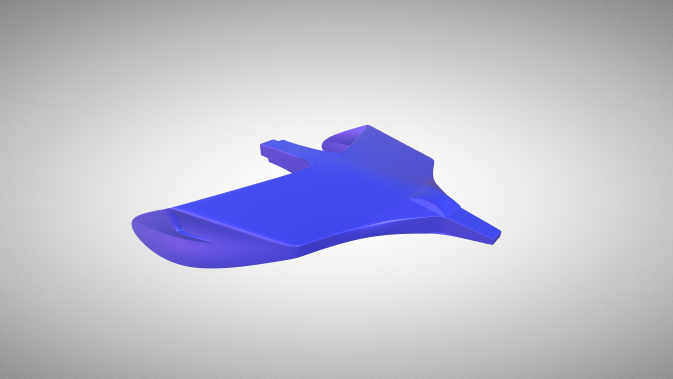
#> input picture spaceship.png, 1346 x 757 px (shown at 1/2 size)
$ jupyter execute --allow-errors image2ascii.ipynb
#> lines starting #> are read from the running program, lines starting #| are printed output that depends on the picture
# image2ascii: Convert Images to ASCII Art

By Akshaj Verma

## Libraries we will use today

[cell 1]
import cv2
import numpy as np
import matplotlib.pyplot as plt

### `numpy`

[cell 2]
a = np.array([1, 2, 3])
print(a.shape)
print(a)

[cell 3]
b = np.array([[1, 2, 3], [4, 5, 6]])
print(b.shape)
print(b)

[cell 4]
c = np.array([[1, 2, 3]])
print(c.shape)
print(c)

[cell 5]
d = np.array([[1], [2], [3]])
print(d.shape)
print(d)

[cell 6]
e = np.array([[1, 2, 3], [4, 5, 6], [7, 8, 9]])
print(e.shape)
print(e)

[cell 7]
e[0], e[1], e[2]

#> (a cell that did not finish here is left out)

[cell 9]
e[0][0], e[0][1], e[0][2]

[cell 10]
e[0:2]

[cell 11]
e[0:2, 0:2]

[cell 12]
e[:2, :2]

[cell 13]
e.reshape(1, 9)

[cell 14]
e.reshape(1, -1)

[cell 15]
f = np.array([[1, 2, 3]])
f.shape

[cell 16]
f.squeeze().shape

### `matplotlib`

[cell 17]
x = np.random.randn(10)
print(x)

y = np.random.randn(10)
print(y)

plt.scatter(x, y)
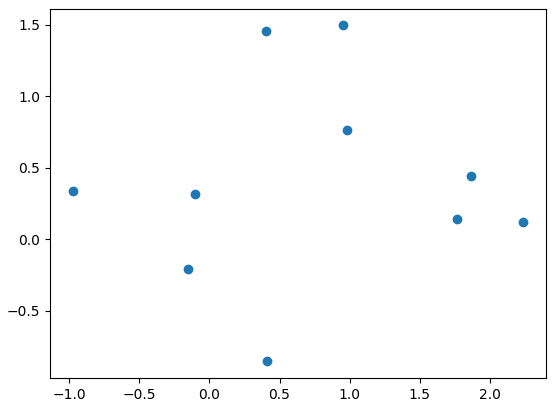
#> figure drawn by matplotlib, 1 panel

### `opencv`

[cell 18]
image_arr = cv2.imread("./spaceship.png")
#> image_arr is the input picture: shape (757, 1346, 3); mean B, G, R 206.8, 190.8, 190.9

[cell 19]
image_arr.shape
#> Out = (757, 1346, 3)

[cell 20]
cv2.imshow("image_arr", image_arr)

[cell 21]
plt.imshow(image_arr)

#> (a cell that did not finish here is left out)

[cell 23]
plt.imshow(image_arr)

## The Algorithm

### Convert Colour Image to Grayscale

[cell 24]
grayscale_image = cv2.cvtColor(image_arr, cv2.COLOR_RGB2GRAY)
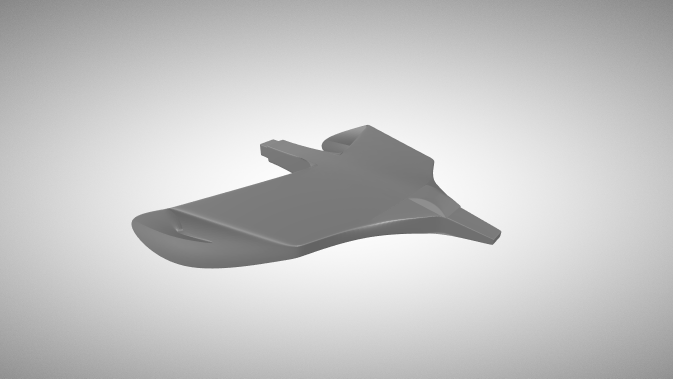
#> grayscale_image: shape (757, 1346) (shown at 1/2 size); min 87, max 252, mean 195.6
grayscale_image.shape
#> Out = (757, 1346)

[cell 25]
plt.imshow(grayscale_image)

[cell 26]
plt.imshow(grayscale_image, cmap="gray")

> [How do RGB to Grayscale conversion work in OpenCV?](https://docs.opencv.org/4.5.2/de/d25/imgproc_color_conversions.html)

## Resize Image

[cell 27]
def resize_image(image_arr, new_width):
    current_height, current_width = image_arr.shape[0], image_arr.shape[1]
    new_height = int(new_width * (current_height/current_width))

    resized_img_arr = cv2.resize(image_arr, (new_width, new_height), interpolation=cv2.INTER_LINEAR)

    return resized_img_arr

[cell 28]
image_arr.shape, image_arr.shape[0], image_arr.shape[1]
#> Out = ((757, 1346, 3), 757, 1346)

[cell 29]
image_arr.shape[0]/image_arr.shape[1]
#> Out = 0.562

```
=> current_width/current_height = new_width/new_height
=> new_height = new_width * (current_height/current_width)
```

[cell 30]
resized_image_arr = resize_image(image_arr=grayscale_image, new_width=70)
#> in resize_image, `resized_img_arr = cv2.resize(image_arr, (new_width, new_height), inter..`:
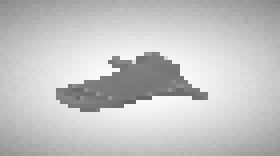
#> resized_img_arr: shape (39, 70) (shown 4 times larger); min 99, max 251, mean 195.6

[cell 31]
resized_image_arr.shape
#> Out = (39, 70)

[cell 32]
plt.imshow(resized_image_arr, cmap="gray")

## Convert to ASCII

[cell 33]
ASCII = ["@", "&", "#", "$", "*", "+", "|", "^", "-", ";", ":", "\"", ",", "."]
# ASCII = ["@", "#", "*", "+", "^", "-", "\"", ",", "."]
len(ASCII), ASCII

[cell 34]
resized_image_list = resized_image_arr.reshape(1, -1).squeeze().tolist()
#> resized_image_list = 2730 values, max 251 at index 1219, min 99 at index 1782, mean 195.6
# resized_image_list = resized_image_arr.reshape(1, -1).tolist()[0]

[cell 35]
def pixel2ascii(px):
    ascii_char = ASCII[int(px/256 * len(ASCII))]
    return ascii_char

[cell 36]
pixel2ascii(0), pixel2ascii(255), pixel2ascii(100)

[cell 37]
ascii_image_list = []

for px in resized_image_list:
    ascii_char = pixel2ascii(px)
    ascii_image_list.append(ascii_char)
#> this loop made 2730 passes
#> (px, ascii_char) on passes 1 to 3: (138, '^'), (137, '^'), (145, '^')
#> after the loop, ascii_image_list = 2730 items, first 6: '^', '^', '^', '^', '-', '-'

## Print Image

[cell 38]
resized_height = resized_image_arr.shape[0]
#> resized_height = 39
resized_width = resized_image_arr.shape[1]
#> resized_width = 70
resized_height, resized_width

[cell 39]
resized_height * resized_width, len(resized_image_list)
#> Out = (2730, 2730)

[cell 40]
for i in range(0, len(ascii_image_list), resized_width):
    print("".join(ascii_image_list[i: i + resized_width]))
#> this loop made 39 passes
#> i on passes 2 to 13: 70, 140, 210, 280, 350, 420, 490, 560, 630, 700, 770, 840
